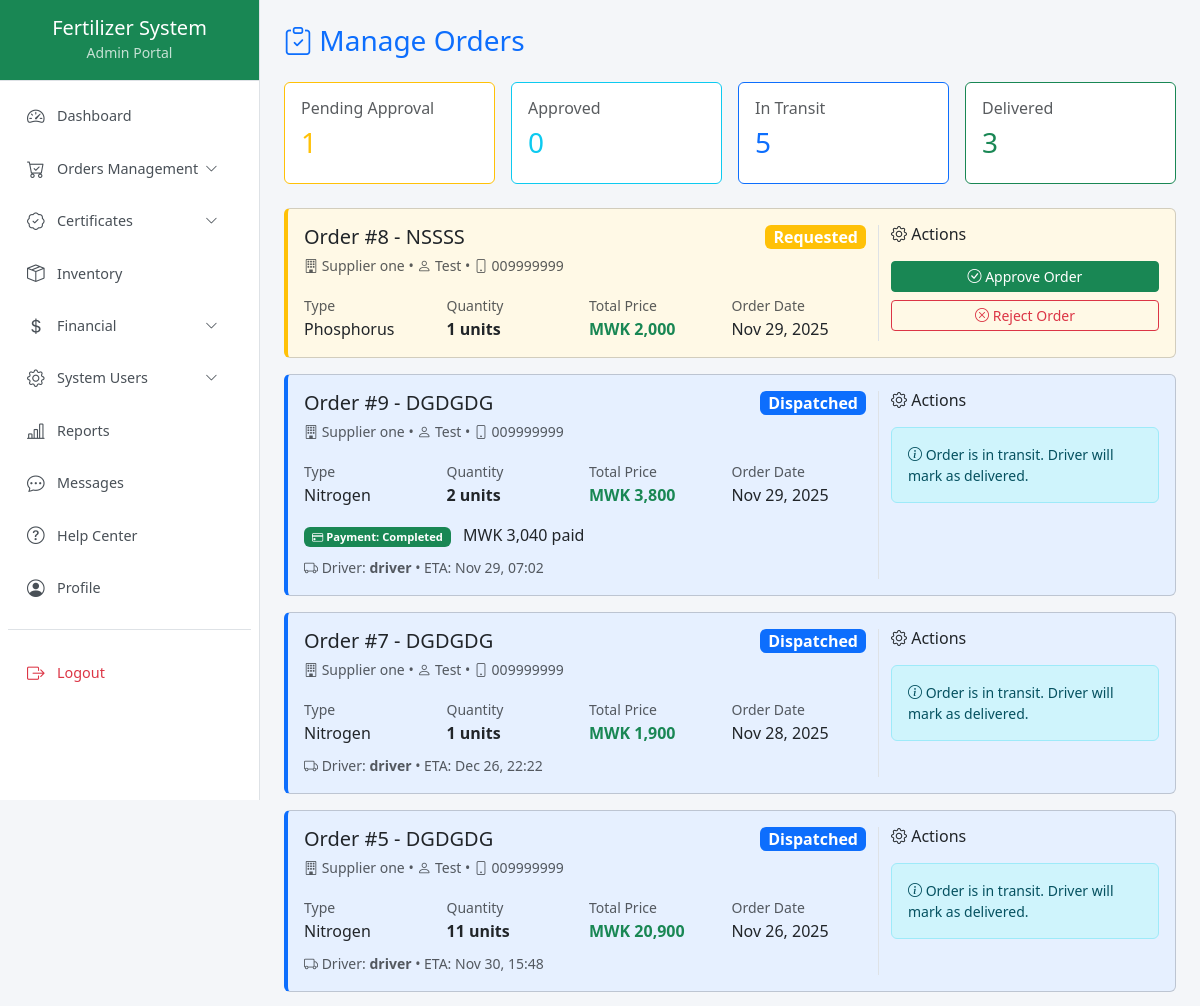
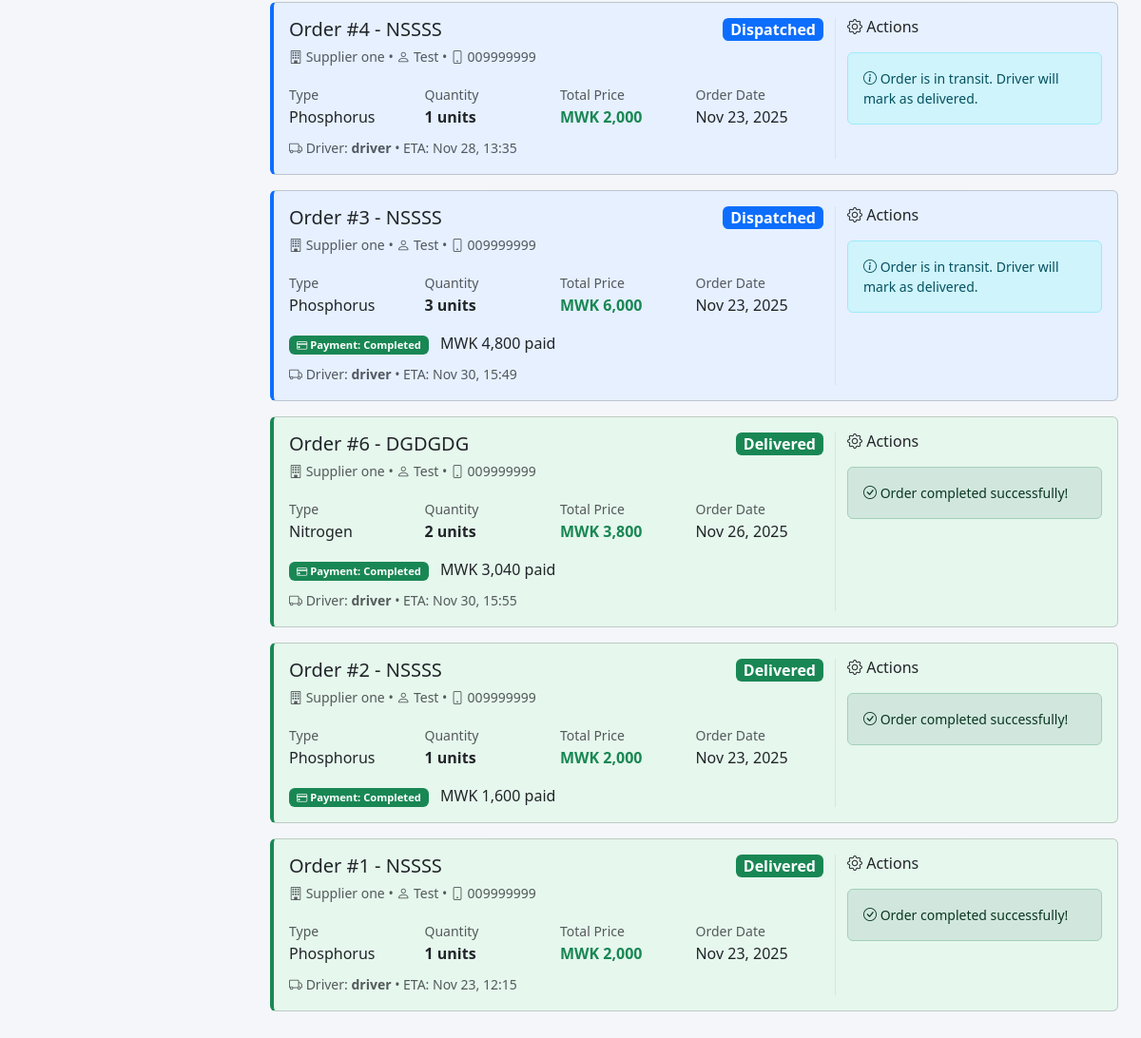
Screenshot of /admin/orders.php (signed in) with the database file from the repository (2 pictures, top to bottom).
### tables this page shows
CREATE TABLE `orders` (
  `id` int(11) NOT NULL,
  `supplier_id` int(11) DEFAULT NULL,
  `fertilizer_id` int(11) DEFAULT NULL,
  `quantity` int(11) DEFAULT NULL,
  `price_per_unit` decimal(10,2) NOT NULL,
  `total_price` decimal(10,2) NOT NULL,
  `status` enum('Requested','Approved','Dispatched','Delivered','Cancelled') DEFAULT 'Requested',
  `order_date` timestamp NOT NULL DEFAULT current_timestamp()
);

CREATE TABLE `fertilizers` (
  `id` int(11) NOT NULL,
  `admin_id` int(11) DEFAULT NULL,
  `name` varchar(255) DEFAULT NULL,
  `price_per_unit` decimal(10,2) NOT NULL,
  `type` varchar(100) DEFAULT NULL,
  `npk_value` varchar(50) DEFAULT NULL,
  `batch_no` varchar(100) DEFAULT NULL,
  `expiry_date` date DEFAULT NULL,
  `stock` int(11) DEFAULT 0,
  `stock_remaining` int(11) DEFAULT 0,
  `minimum_stock` int(11) DEFAULT 0,
  `certified` tinyint(1) DEFAULT 1,
  `depot_location` varchar(255) DEFAULT NULL,
  `price` decimal(10,2) DEFAULT 0.00
);

CREATE TABLE `suppliers` (
  `id` int(11) NOT NULL,
  `user_id` int(11) NOT NULL,
  `company_name` varchar(255) DEFAULT NULL,
  `phone` varchar(20) DEFAULT NULL,
  `address` text DEFAULT NULL,
  `created_at` timestamp NOT NULL DEFAULT current_timestamp(),
  `updated_at` timestamp NOT NULL DEFAULT current_timestamp() ON UPDATE current_timestamp()
);

CREATE TABLE `users` (
  `id` int(11) NOT NULL,
  `full_name` varchar(255) DEFAULT NULL,
  `email` varchar(100) DEFAULT NULL,
  `phone` varchar(20) DEFAULT NULL,
  `password` varchar(255) DEFAULT NULL,
  `role` enum('admin','supplier','driver') DEFAULT 'supplier',
  `status` enum('active','inactive') DEFAULT 'active',
  `created_at` timestamp NOT NULL DEFAULT current_timestamp()
);

CREATE TABLE `payments` (
  `id` int(11) NOT NULL,
  `order_id` int(11) DEFAULT NULL,
  `total_price` decimal(10,2) DEFAULT NULL,
  `subsidy` decimal(10,2) DEFAULT NULL,
  `amount_paid` decimal(10,2) DEFAULT NULL,
  `payment_status` enum('Pending','Completed','Failed') DEFAULT 'Pending',
  `payment_method` varchar(50) DEFAULT NULL,
  `transaction_id` varchar(100) DEFAULT NULL,
  `receipt_path` text DEFAULT NULL,
  `payment_date` timestamp NOT NULL DEFAULT current_timestamp()
);

CREATE TABLE `deliveries` (
  `id` int(11) NOT NULL,
  `order_id` int(11) NOT NULL,
  `admin_id` int(11) NOT NULL,
  `supplier_id` int(11) NOT NULL,
  `driver_id` int(11) DEFAULT NULL,
  `current_latitude` decimal(10,8) DEFAULT NULL,
  `current_longitude` decimal(11,8) DEFAULT NULL,
  `status` enum('Pending','In Transit','Delivered') NOT NULL DEFAULT 'Pending',
  `expected_arrival` datetime DEFAULT NULL,
  `delivered_on` datetime DEFAULT NULL,
  `last_updated` timestamp NOT NULL DEFAULT current_timestamp() ON UPDATE current_timestamp()
);

### admin/orders.php (the view, shortened to what this page needs)
<?php
include('../includes/db.php');
$orders = $conn->query("
    SELECT
        o.id,
        o.quantity,
        o.price_per_unit,
        o.total_price,
        o.status,
        o.order_date,
        s.company_name as supplier_name,
        u.full_name as supplier_contact,
        u.phone as supplier_phone,
        f.name as fertilizer_name,
        f.type as fertilizer_type,
        p.payment_status,
        p.amount_paid,
        d.id as delivery_id,
        d.driver_id,
        d.status as delivery_status,
        d.expected_arrival,
        drv.full_name as driver_name
    FROM orders o
    JOIN suppliers s ON o.supplier_id = s.id
    JOIN users u ON s.user_id = u.id
    JOIN fertilizers f ON o.fertilizer_id = f.id
    LEFT JOIN payments p ON o.id = p.order_id
    LEFT JOIN deliveries d ON o.id = d.order_id
    LEFT JOIN users drv ON d.driver_id = drv.id
    ORDER BY
        CASE o.status
            WHEN 'Requested' THEN 1
            WHEN 'Approved' THEN 2
            WHEN 'Dispatched' THEN 3
            WHEN 'Delivered' THEN 4
            ELSE 5
        END,
        o.order_date DESC
")->fetch_all(MYSQLI_ASSOC);
?>
<!DOCTYPE html>
<html lang="en">
<head>
    <link href="https://cdn.jsdelivr.net/npm/bootstrap@5.3.0/dist/css/bootstrap.min.css" rel="stylesheet">
    <link href="https://cdn.jsdelivr.net/npm/bootstrap-icons@1.10.5/font/bootstrap-icons.css" rel="stylesheet">
</head>
<body>
<div class="d-flex">
    <?php include('../includes/sidebar.php'); ?>
    <div class="flex-grow-1 p-4">
        <h3 class="text-primary mb-4"><i class="bi bi-clipboard-check"></i> Manage Orders</h3>
        <div class="row g-3 mb-4">
            <div class="col-md-3">
                <div class="card border-warning">
                    <div class="card-body">
                        <h6 class="text-muted">Pending Approval</h6>
                        <h3 class="text-warning"><?= count(array_filter($orders, fn($o) => $o['status'] === 'Requested')) ?></h3>
                    </div>
                </div>
            </div>
            <div class="col-md-3">
                <div class="card border-info">
                    <div class="card-body">
                        <h6 class="text-muted">Approved</h6>
                        <h3 class="text-info"><?= count(array_filter($orders, fn($o) => $o['status'] === 'Approved')) ?></h3>
                    </div>
                </div>
            </div>
            <div class="col-md-3">
                <div class="card border-primary">
                    <div class="card-body">
                        <h6 class="text-muted">In Transit</h6>
                        <h3 class="text-primary"><?= count(array_filter($orders, fn($o) => $o['status'] === 'Dispatched')) ?></h3>
                    </div>
                </div>
            </div>
            <div class="col-md-3">
                <div class="card border-success">
                    <div class="card-body">
                        <h6 class="text-muted">Delivered</h6>
                        <h3 class="text-success"><?= count(array_filter($orders, fn($o) => $o['status'] === 'Delivered')) ?></h3>
                    </div>
                </div>
            </div>
        </div>
        <?php if (empty($orders)): ?>
            <div class="card">
                <div class="card-body text-center py-5">
                    <i class="bi bi-inbox display-1 text-muted"></i>
                    <h4 class="mt-3 text-muted">No Orders Found</h4>
                </div>
            </div>
        <?php else: ?>
            <?php foreach ($orders as $order):
                $statusClass = 'status-' . strtolower($order['status']);
                $statusBadge = match($order['status']) {
                    'Requested' => 'warning',
                    'Approved' => 'info',
                    'Dispatched' => 'primary',
                    'Delivered' => 'success',
                    'Cancelled' => 'danger',
                    default => 'secondary'
                };
            ?>
            <div class="card order-card mb-3 <?= $statusClass ?>">
                <div class="card-body">
                    <div class="row">
                        <div class="col-md-8">
                            <div class="d-flex justify-content-between align-items-start mb-3">
                                <div>
                                    <h5 class="mb-1">
                                        Order #<?= $order['id'] ?> - <?= htmlspecialchars($order['fertilizer_name']) ?>
                                    </h5>
                                    <p class="text-muted mb-0">
                                        <small>
                                            <i class="bi bi-building"></i> <?= htmlspecialchars($order['supplier_name']) ?>
                                            • <i class="bi bi-person"></i> <?= htmlspecialchars($order['supplier_contact']) ?>
                                            • <i class="bi bi-phone"></i> <?= htmlspecialchars($order['supplier_phone']) ?>
                                        </small>
                                    </p>
                                </div>
                                <span class="badge bg-<?= $statusBadge ?> fs-6"><?= $order['status'] ?></span>
                            </div>
                            <div class="row g-2">
                                <div class="col-md-3">
                                    <small class="text-muted">Type</small>
                                    <div><?= htmlspecialchars($order['fertilizer_type']) ?></div>
                                </div>
                                <div class="col-md-3">
                                    <small class="text-muted">Quantity</small>
                                    <div><strong><?= $order['quantity'] ?> units</strong></div>
                                </div>
                                <div class="col-md-3">
                                    <small class="text-muted">Total Price</small>
                                    <div class="text-success"><strong>MWK <?= number_format($order['total_price'], 0) ?></strong></div>
                                </div>
                                <div class="col-md-3">
                                    <small class="text-muted">Order Date</small>
                                    <div><?= date('M d, Y', strtotime($order['order_date'])) ?></div>
                                </div>
                            </div>
                            <?php if ($order['payment_status']): ?>
                            <div class="mt-3">
                                <span class="badge bg-<?= $order['payment_status'] === 'Completed' ? 'success' : 'warning' ?>">
                                    <i class="bi bi-credit-card"></i> Payment: <?= $order['payment_status'] ?>
                                </span>
                                <?php if ($order['amount_paid']): ?>
                                    <span class="ms-2">MWK <?= number_format($order['amount_paid'], 0) ?> paid</span>
                                <?php endif; ?>
                            </div>
                            <?php endif; ?>
                            <?php if ($order['driver_name']): ?>
                            <div class="mt-2">
                                <small class="text-muted">
                                    <i class="bi bi-truck"></i> Driver: <strong><?= htmlspecialchars($order['driver_name']) ?></strong>
                                    <?php if ($order['expected_arrival']): ?>
                                        • ETA: <?= date('M d, H:i', strtotime($order['expected_arrival'])) ?>
                                    <?php endif; ?>
                                </small>
                            </div>
                            <?php endif; ?>
                        </div>
                        <div class="col-md-4 border-start">
                            <h6 class="mb-3"><i class="bi bi-gear"></i> Actions</h6>
                            <?php if ($order['status'] === 'Requested'): ?>
                                <form method="POST" class="mb-2">
                                    <div class="d-grid gap-2">
                                        <button type="submit" name="action" value="approve" class="btn btn-success btn-sm">
                                            <i class="bi bi-check-circle"></i> Approve Order
                                        </button>
                                        <button type="submit" name="action" value="reject" class="btn btn-outline-danger btn-sm"
                                                onclick="return confirm('Reject this order?')">
                                            <i class="bi bi-x-circle"></i> Reject Order
                                        </button>
                                    </div>
                                </form>
                            <?php endif; ?>
                            <?php if ($order['status'] === 'Dispatched'): ?>
                                <div class="alert alert-info small mb-0">
                                    <i class="bi bi-info-circle"></i> Order is in transit. Driver will mark as delivered.
                                </div>
                            <?php endif; ?>
                            <?php if ($order['status'] === 'Delivered'): ?>
                                <div class="alert alert-success small mb-0">
                                    <i class="bi bi-check-circle"></i> Order completed successfully!
                                </div>
                            <?php endif; ?>
                        </div>
                    </div>
                </div>
            </div>
            <?php endforeach; ?>
        <?php endif; ?>
    </div>
</div>
</body>
</html>

### admin/orders.php (style rules this page uses)
body { background: #f4f6f9; }
.order-card { transition: all 0.2s; border-left: 4px solid #dee2e6; }
.order-card.status-requested { border-left-color: #ffc107; background: #fff9e6; }
.order-card.status-dispatched { border-left-color: #0d6efd; background: #e6f0ff; }
.order-card.status-delivered { border-left-color: #198754; background: #e6f7ed; }

### includes/sidebar.php (style rules this page uses)
.badge { font-size: 0.7rem; padding: 0.25rem 0.5rem; }

### rows the page displays
orders: id "8", fertilizer.name "NSSSS", supplier.company_name "Supplier one", users.full_name "Test", users.phone "009999999", status "Requested", fertilizer.type "Phosphorus", quantity "1", total_price "2,000", order_date "Nov 29, 2025"
orders: id "9", fertilizer.name "DGDGDG", supplier.company_name "Supplier one", users.full_name "Test", users.phone "009999999", status "Dispatched", fertilizer.type "Nitrogen", quantity "2", total_price "3,800", order_date "Nov 29, 2025", payments.payment_status "Completed", payments.amount_paid "3,040", users.full_name "driver", deliveries.expected_arrival "Nov 29, 07:02", shows "Order is in transit. Driver will mark as delivered."
orders: id "7", fertilizer.name "DGDGDG", supplier.company_name "Supplier one", users.full_name "Test", users.phone "009999999", status "Dispatched", fertilizer.type "Nitrogen", quantity "1", total_price "1,900", order_date "Nov 28, 2025", users.full_name "driver", deliveries.expected_arrival "Dec 26, 22:22", shows "Order is in transit. Driver will mark as delivered."
orders: id "5", fertilizer.name "DGDGDG", supplier.company_name "Supplier one", users.full_name "Test", users.phone "009999999", status "Dispatched", fertilizer.type "Nitrogen", quantity "11", total_price "20,900", order_date "Nov 26, 2025", users.full_name "driver", deliveries.expected_arrival "Nov 30, 15:48", shows "Order is in transit. Driver will mark as delivered."
orders: id "4", fertilizer.name "NSSSS", supplier.company_name "Supplier one", users.full_name "Test", users.phone "009999999", status "Dispatched", fertilizer.type "Phosphorus", quantity "1", total_price "2,000", order_date "Nov 23, 2025", users.full_name "driver", deliveries.expected_arrival "Nov 28, 13:35", shows "Order is in transit. Driver will mark as delivered."
orders: id "3", fertilizer.name "NSSSS", supplier.company_name "Supplier one", users.full_name "Test", users.phone "009999999", status "Dispatched", fertilizer.type "Phosphorus", quantity "3", total_price "6,000", order_date "Nov 23, 2025", payments.payment_status "Completed", payments.amount_paid "4,800", users.full_name "driver", deliveries.expected_arrival "Nov 30, 15:49", shows "Order is in transit. Driver will mark as delivered."
orders: id "6", fertilizer.name "DGDGDG", supplier.company_name "Supplier one", users.full_name "Test", users.phone "009999999", status "Delivered", fertilizer.type "Nitrogen", quantity "2", total_price "3,800", order_date "Nov 26, 2025", payments.payment_status "Completed", payments.amount_paid "3,040", users.full_name "driver", deliveries.expected_arrival "Nov 30, 15:55", shows "Order completed successfully!"
orders: id "2", fertilizer.name "NSSSS", supplier.company_name "Supplier one", users.full_name "Test", users.phone "009999999", status "Delivered", fertilizer.type "Phosphorus", quantity "1", total_price "2,000", order_date "Nov 23, 2025", payments.payment_status "Completed", payments.amount_paid "1,600", shows "Order completed successfully!"
orders: id "1", fertilizer.name "NSSSS", supplier.company_name "Supplier one", users.full_name "Test", users.phone "009999999", status "Delivered", fertilizer.type "Phosphorus", quantity "1", total_price "2,000", order_date "Nov 23, 2025", users.full_name "driver", deliveries.expected_arrival "Nov 23, 12:15", shows "Order completed successfully!"

### other values shown
$role "Admin"
count(array_filter($orders, fn($o) => $o['status'] === 'Requested')) "1"
count(array_filter($orders, fn($o) => $o['status'] === 'Approved')) "0"
count(array_filter($orders, fn($o) => $o['status'] === 'Dispatched')) "5"
count(array_filter($orders, fn($o) => $o['status'] === 'Delivered')) "3"
